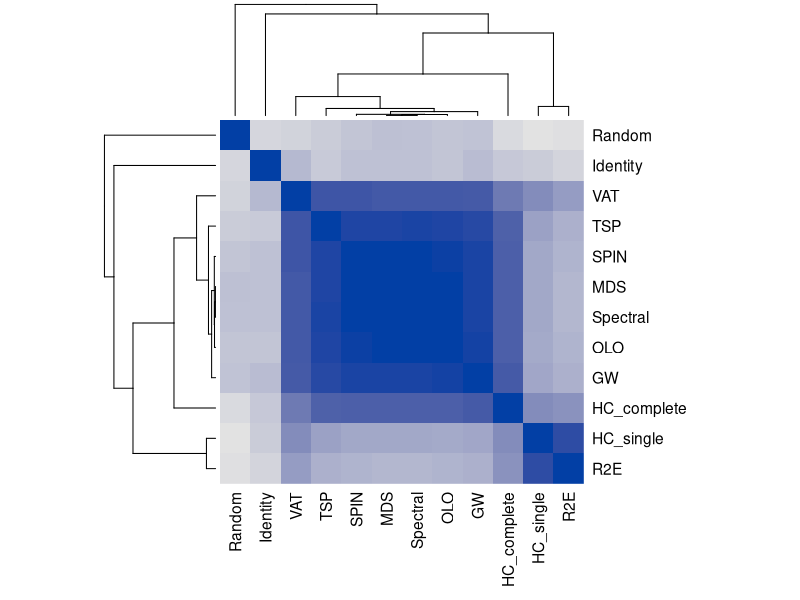
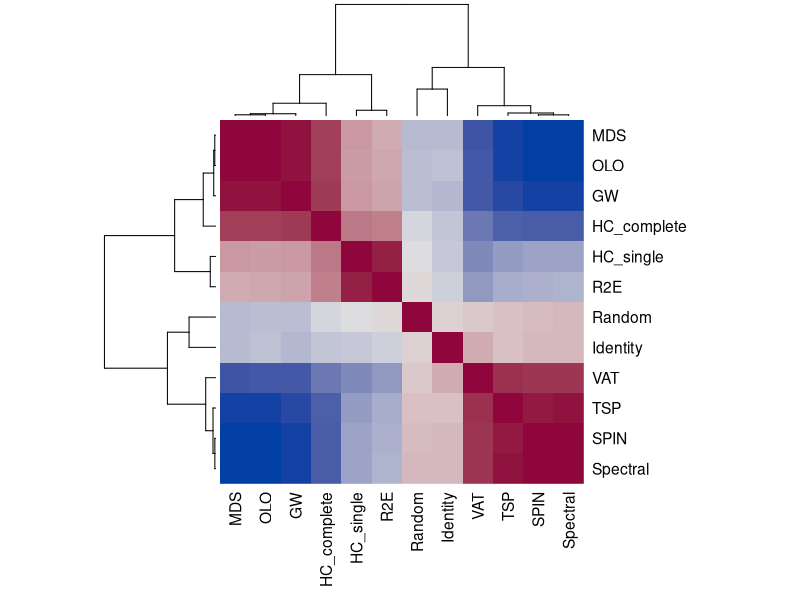
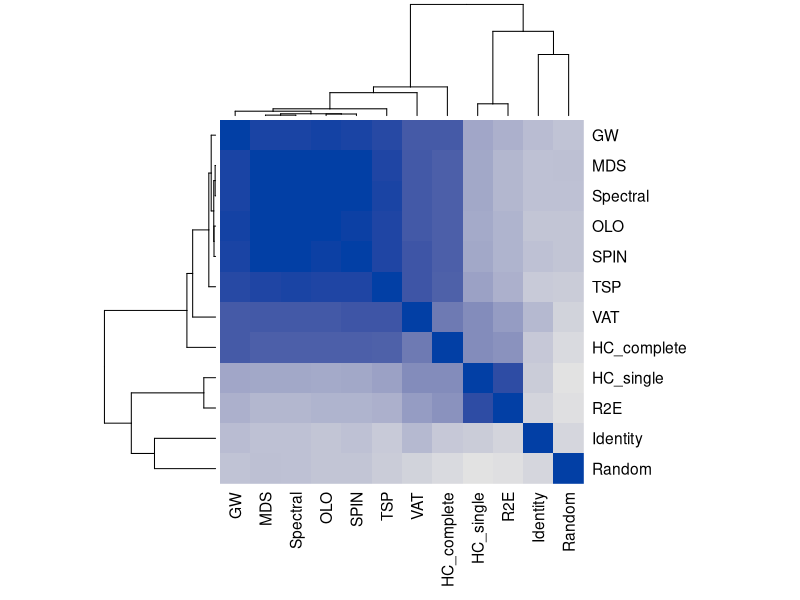
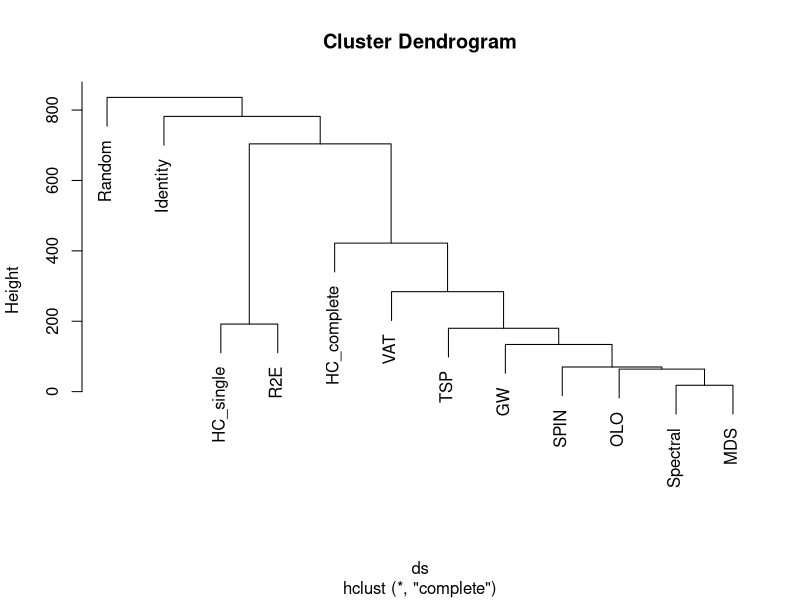

Reproduce these figures in R, in order.
library(seriation)


### Name: dissimilarity
### Title: Dissimilarities and Correlations Between Seriation Orders
### Aliases: dist ser_dist ser_cor ser_align
### Keywords: cluster

### ** Examples

set.seed(1234)
## seriate dist of 50 flowers from the iris data set
data("iris")
x <- as.matrix(iris[-5])
x <- x[sample(1:nrow(x), 50),]
rownames(x) <- 1:50
d <- dist(x)

## Create a list of different seriations
methods <- c("HC_single", "HC_complete", "OLO", "GW", "R2E", "VAT",
  "TSP", "Spectral", "SPIN", "MDS", "Identity", "Random")

os <- sapply(methods, function(m) {
  cat("Doing", m, "... ")
  tm <- system.time(o <- seriate(d, method = m))
  cat("took", tm[3],"s.\n")
  o
})

## Compare the methods using distances. Default is based on
## Spearman's rank correlation coefficient. Reverse orders are considered
## equivalent.
ds <- ser_dist(os)
hmap(ds, margin=c(7,7))

## Compare using actual correlation between orders. Reversed orders have
## negative correlation!
cs <- ser_cor(os, reverse = FALSE)
hmap(cs, margin=c(7,7))

## Also check reversed seriation orders.
## Now all but random and identity are highly positive correlated
cs2 <- ser_cor(os, reverse = TRUE)
hmap(cs2, margin=c(7,7))

## Use Manhattan distance of the ranks (i.e., Spearman's foot rule)
ds <- ser_dist(os, method="manhattan")
plot(hclust(ds))
